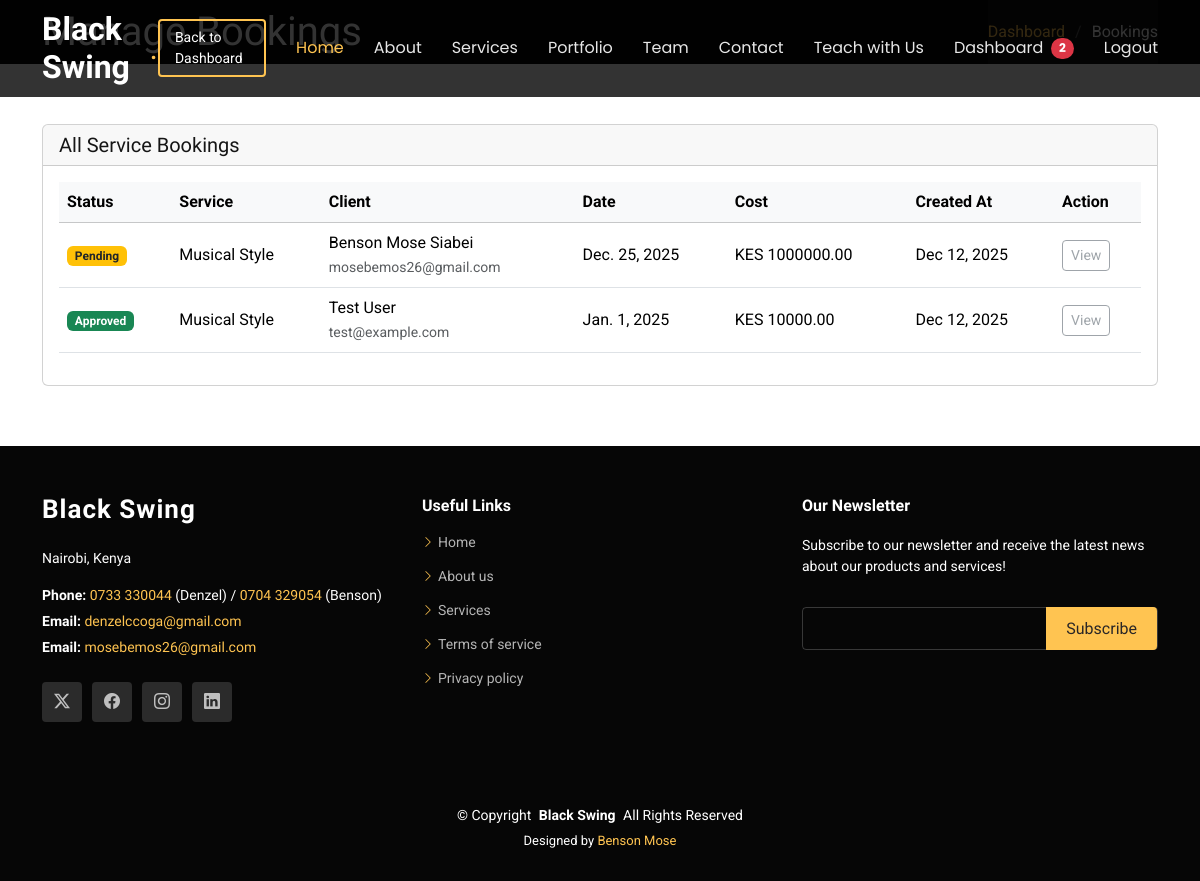
Before: /dashboard/admin/bookings/ (signed in) with the older database file.
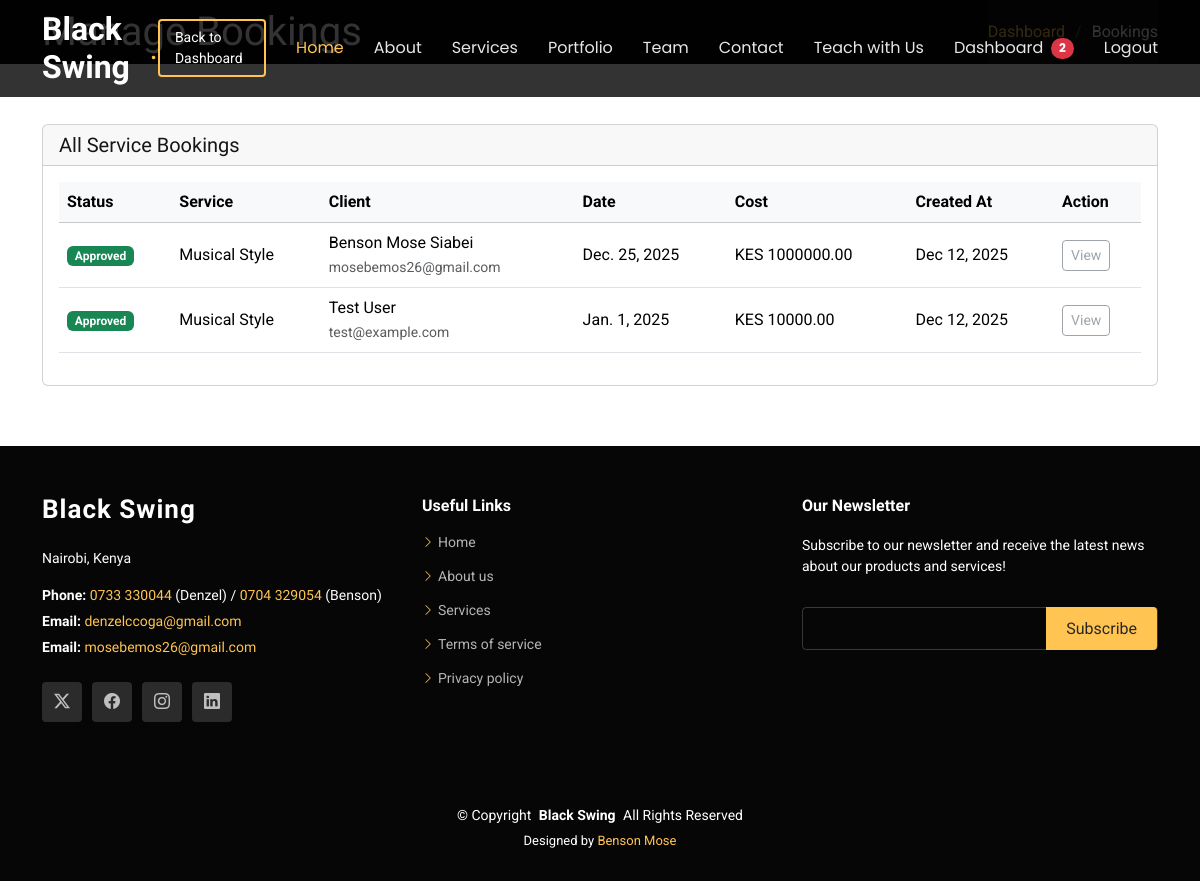
After: the same page with the newer database file.
### core/models.py (models this page shows, shortened)
class ServiceBooking(models.Model):
    STATUS_CHOICES = [
        ('Pending', 'Pending'),
        ('Approved', 'Approved'),
        ('Rejected', 'Rejected'),
    ]
    service = models.ForeignKey(Service, on_delete=models.CASCADE, related_name='bookings')
    client_name = models.CharField(max_length=255)
    email = models.EmailField()
    phone = models.CharField(max_length=20)
    event_date = models.DateField()
    location = models.CharField(max_length=255)
    projected_cost = models.DecimalField(max_digits=10, decimal_places=2, null=True, blank=True)
    status = models.CharField(max_length=20, choices=STATUS_CHOICES, default='Pending', db_index=True)
    message = models.TextField(blank=True, null=True)
    created_at = models.DateTimeField(auto_now_add=True)
    updated_at = models.DateTimeField(auto_now=True)
    is_read = models.BooleanField(default=False)
    class Meta:
        ordering = ['-created_at']

class Service(models.Model):
    title = models.CharField(max_length=255)
    slug = models.SlugField(unique=True, blank=True)
    icon = models.CharField(max_length=100, help_text="Bootstrap icon class")
    short_description = models.TextField()
    detailed_description = models.TextField()
    image = models.ImageField(upload_to='services/', blank=True, null=True)

### dashboard/views.py (the view)
# urls.py: path('admin/bookings/', views.manage_bookings, name='manage_bookings'),
@login_required
def manage_bookings(request):
    if not request.user.is_superuser:
        return redirect('dashboard_redirect')
    bookings = ServiceBooking.objects.all().order_by('-created_at')
    return render(request, 'dashboard/manage_bookings.html', {'bookings': bookings})

### core/context_processors.py (called while the page is built)
def unread_messages_count(request):
    if request.user.is_authenticated and request.user.is_superuser:
        messages_count = ContactMessage.objects.filter(is_read=False).count()
        bookings_count = ServiceBooking.objects.filter(is_read=False).count()
        return {'unread_messages_count': messages_count + bookings_count}
    return {}

### templates/dashboard/manage_bookings.html
{% extends 'base.html' %}
{% load static %}
{% block content %}
<main class="main">
    <div class="page-title dark-background">
        <div class="container d-lg-flex justify-content-between align-items-center">
            <h1 class="mb-2 mb-lg-0">Manage Bookings</h1>
            <nav class="breadcrumbs">
                <ol>
                    <li><a href="{% url 'admin_dashboard' %}">Dashboard</a></li>
                    <li class="current">Bookings</li>
                </ol>
            </nav>
        </div>
    </div>
    <section class="section">
        <div class="container">
            <div class="card">
                <div class="card-header d-flex justify-content-between align-items-center">
                    <h5 class="mb-0">All Service Bookings</h5>
                </div>
                <div class="card-body">
                    <div class="table-responsive">
                        <table class="table table-hover align-middle">
                            <thead class="table-light">
                                <tr>
                                    <th>Status</th>
                                    <th>Service</th>
                                    <th>Client</th>
                                    <th>Date</th>
                                    <th>Cost</th>
                                    <th>Created At</th>
                                    <th>Action</th>
                                </tr>
                            </thead>
                            <tbody>
                                {% for booking in bookings %}
                                <tr>
                                    <td>
                                        {% if booking.status == 'Approved' %}
                                        <span class="badge bg-success">Approved</span>
                                        {% elif booking.status == 'Rejected' %}
                                        <span class="badge bg-danger">Rejected</span>
                                        {% else %}
                                        <span class="badge bg-warning text-dark">Pending</span>
                                        {% endif %}
                                    </td>
                                    <td>{{ booking.service.title }}</td>
                                    <td>
                                        <div>{{ booking.client_name }}</div>
                                        <small class="text-muted">{{ booking.email }}</small>
                                    </td>
                                    <td>{{ booking.event_date }}</td>
                                    <td>
                                        {% if booking.projected_cost %}
                                        KES {{ booking.projected_cost }}
                                        {% else %}
                                        -
                                        {% endif %}
                                    </td>
                                    <td>{{ booking.created_at|date:"M d, Y" }}</td>
                                    <td>
                                        <button class="btn btn-sm btn-outline-secondary" disabled>View</button>
                                    </td>
                                </tr>
                                {% empty %}
                                <tr>
                                    <td colspan="7" class="text-center py-4">No bookings found.</td>
                                </tr>
                                {% endfor %}
                            </tbody>
                        </table>
                    </div>
                </div>
            </div>
        </div>
    </section>
</main>
{% endblock %}

Changed rows visible on the page:
changed ServiceBooking "Benson Mose Siabei": status "Pending" → "Approved"
